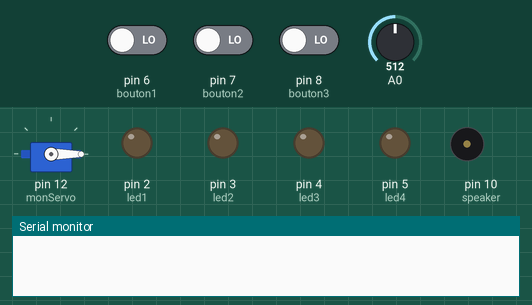
A sketch run on a simulated Arduino Uno, built with avr-gcc and run on an emulated ATmega328P. Shown: servo, output pins drawn as LEDs (lit = HIGH), buzzer (waves = sounding), the last lines printed to the serial monitor. Dashed ring = blinking. The test bench sets the inputs (shaded band); at power-on: pin 6 (bouton1) LOW, pin 8 (bouton3) LOW, pin 7 (bouton2) LOW, A0 = 512. Random numbers use the default seed unless the sketch sets one.

Above: at 6.2 s.
6.3 s: pin 6 (bouton1) driven HIGH
At 7.2 s:
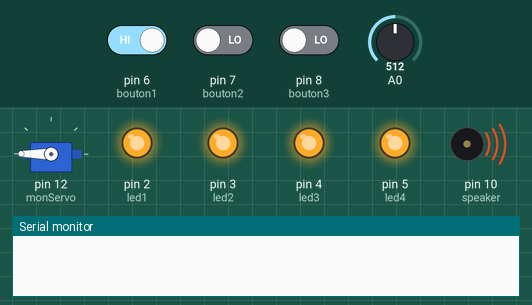
At 8.1 s:
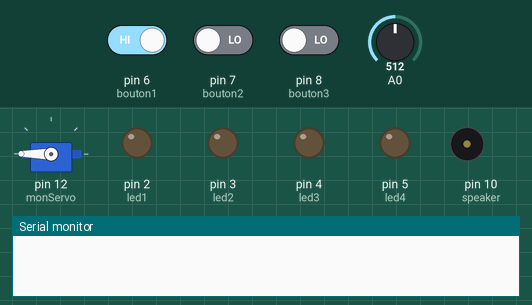
9.0 s: pin 8 (bouton3) driven HIGH
At 10.1 s:
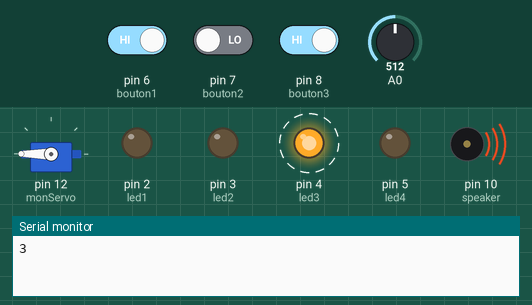
12.0 s: pin 8 (bouton3) driven LOW
Timing chart, 0 to 24.0 s (numbered marks = the images above; inputs shaded):
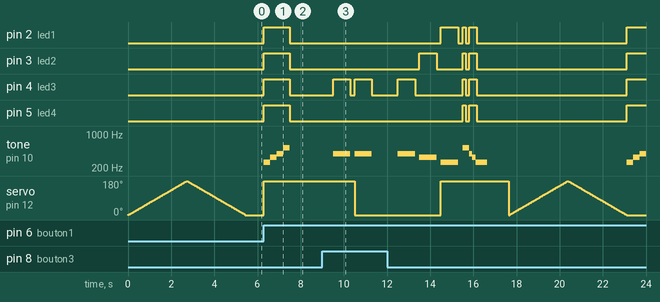

The sketch:

sketch_simon_final.ino
```cpp
//Code Simon
int vitesse = 100;
#include <Servo.h>
Servo monServo;
int positionDuServo = 0;


//Initialisation des LEDs et boutons buzzer.
int led1 = 2; //LED rouge
int led2 = 3; //LED verte
int led3 = 4; //LED bleue
int led4 = 5; //LED jaune
int bouton1 = 6; //Bouton rouge
int bouton2 = 7; //Bouton vert
int bouton3 = 8; //Bouton bleu
int bouton4 = 9; //Bouton jaune
int speaker = 10; //Speaker

bool servoAGauche = true;

//Les numéros sont les numéros d'entrées/sorties.

//Fréquences des sons en fonction des couleurs des led.
int son[] = {261, 330, 392, 523};
//           Do,  Mi, Sol,  Do

//Tableau de séquence à jouer.
int sequence[50];
//Personne ne dépasse le niveau 50


// Routine d'initialisation.

void setup()

{
  //Initialisation entrées/sorties
  pinMode(led1, OUTPUT);
  pinMode(led2, OUTPUT);
  pinMode(led3, OUTPUT);
  pinMode(led4, OUTPUT);
  pinMode(bouton1, INPUT);
  pinMode(bouton2, INPUT);
  pinMode(bouton3, INPUT);
 // pinMode(bouton4, INPUT); Le bouton 4 a été retiré.
  pinMode(speaker, OUTPUT);

  Serial.begin(9600);

  // Le servomoteur est branché à la broche D9.
  monServo.attach(12); // connecte sur D9
  monServo.write(positionDuServo); //connecte a position initiale
}


// Par rapport à la boucle principale.
// La loop tournera jusqu'à extinction ou reset.


void loop()


{


  //Rotation
  for (positionDuServo = 0; positionDuServo <= 180; positionDuServo++)
  {
    monServo.write(positionDuServo);
    delay(15);
  }
  //rotation dans l'autre sens
  for (positionDuServo = 180; positionDuServo >= 0; positionDuServo--)
  {
    monServo.write(positionDuServo);
    delay(15);
  }


  randomSeed(analogRead(A0));

  //Attente de pression sur une touche.
  lectureBouton();

  //Témoin de lancement du jeu.
  melodieLancement();
  delay(vitesse * 20);

  //Début du jeu
  boolean gameOver = false;
  int presse;
  int niveau = 0;
  while (!gameOver)
  {
    nouvelleNote(niveau); //Rajoute une note à la séquence.
    jouerSequence(niveau); //Joue la séquence

    for (int i = 0; i <= niveau; i++) //Attend que le joueur tape chaque note de la séquence
    {
      presse = lectureBouton(); //Lecture du bouton appuyé par le joueur
      Serial.print("bouton appuyé : ");
      Serial.println(presse);
      jouerNote(presse); //Joue la note du joueur
      if (presse != sequence[i]) //Si la note est bonne, on continue, sinon GameOver
      {
        gameOver = true;
        melodieGameOver();
      }
      if (gameOver) {
        break;
      }
    }
    niveau++;
    delay(1000);
  }
}


//La fonction de lecture des boutons.
//L'arduino vérifie les boutons un par un, mais comme la vitesse d'une vérification
//est de l'ordre de la nanoseconde, l'ensemble est presque instantané.
int lectureBouton()
{
  int boutonPresse = 0;

  while (!boutonPresse)
  {
    if (digitalRead(bouton1))
    {
      boutonPresse = 1;
      if (servoAGauche == true){
       monServo.write(180);
       servoAGauche = false;
      }
      else {
         monServo.write(0);
         servoAGauche = true;
      }

    }
    if (digitalRead(bouton2))
    {
      boutonPresse = 2;


    }
    if (digitalRead(bouton3))
    {
      boutonPresse = 3;
    }
    /*
    if (digitalRead(bouton4))
    {
      boutonPresse = 4;
    }*/
  }
  return boutonPresse;
}


//Fonction de lumière et de son
void jouerNote(int numero)
{
  switch (numero)
  {
    case 1:
      digitalWrite(led1, HIGH);
      break;
    case 2:
      digitalWrite(led2, HIGH);
      break;
    case 3:
      digitalWrite(led3, HIGH);
      break;
    case 4:
      digitalWrite(led4, HIGH);
      break;
  }
  Serial.println(numero);
  tone(speaker, son[numero - 1]); //Le tableau commence à 0 (non à 1)
  delay(800);

  digitalWrite(led1, LOW);
  digitalWrite(led2, LOW);
  digitalWrite(led3, LOW);
  digitalWrite(led4, LOW);
  noTone(speaker);

  delay(200);
}


//la boucle joue toute la séquence
void jouerSequence(int niveau)
{
  for (int i = 0; i <= niveau; i++)
  {
    jouerNote(sequence[i]);
  }
}


//La nouvelle note aléatoire
void nouvelleNote(int niveau)
{
  sequence[niveau] = (int)random(1, 4);
}


//Les témoins de lancement (petite séquence lumineuse)
void melodieLancement()
{
  digitalWrite(led1, HIGH);
  digitalWrite(led2, HIGH);
  digitalWrite(led3, HIGH);
  digitalWrite(led4, HIGH);
  tone(speaker, son[0]);
  delay(300);
  tone(speaker, son[1]);
  delay(300);
  tone(speaker, son[2]);
  delay(300);
  tone(speaker, son[3]);
  delay(300);
  digitalWrite(led1, LOW);
  digitalWrite(led2, LOW);
  digitalWrite(led3, LOW);
  digitalWrite(led4, LOW);
  noTone(speaker);
}


//Game Over, led et sons.
void melodieGameOver()
{
  digitalWrite(led1, HIGH);
  digitalWrite(led2, HIGH);
  digitalWrite(led3, HIGH);
  digitalWrite(led4, HIGH);
  tone(speaker, son[3]);
  delay(150);
  digitalWrite(led1, LOW);
  digitalWrite(led2, LOW);
  digitalWrite(led3, LOW);
  digitalWrite(led4, LOW);
  delay(150);
  digitalWrite(led1, HIGH);
  digitalWrite(led2, HIGH);
  digitalWrite(led3, HIGH);
  digitalWrite(led4, HIGH);
  tone(speaker, son[2]);
  delay(150);
  digitalWrite(led1, HIGH);
  digitalWrite(led2, HIGH);
  digitalWrite(led3, HIGH);
  digitalWrite(led4, HIGH);
  tone(speaker, son[1]);
  delay(150);
  digitalWrite(led1, HIGH);
  digitalWrite(led2, HIGH);
  digitalWrite(led3, HIGH);
  digitalWrite(led4, HIGH);
  tone(speaker, son[0]);
  delay(50);
  digitalWrite(led1, LOW);
  digitalWrite(led2, LOW);
  digitalWrite(led3, LOW);
  digitalWrite(led4, LOW);
  delay(500);
  noTone(speaker);
}
```

Measured:
- after the input at 6.3 s, pin 2 (led1), pin 3 (led2), pin 4 (led3), pin 5 (led4): LOW → HIGH at once, → LOW 1.2 s later; tone on pin 10 (speaker): plays 261 Hz for 0.30 s, 330 Hz for 0.30 s, 392 Hz for 0.30 s, 523 Hz for 0.30 s, starting at once; servo on pin 12 (monServo): 0° → 180° at once
- by itself, servo on pin 12 (monServo): rises from 0° to 180° in 2.7 s, then falls to 0° in 2.7 s
